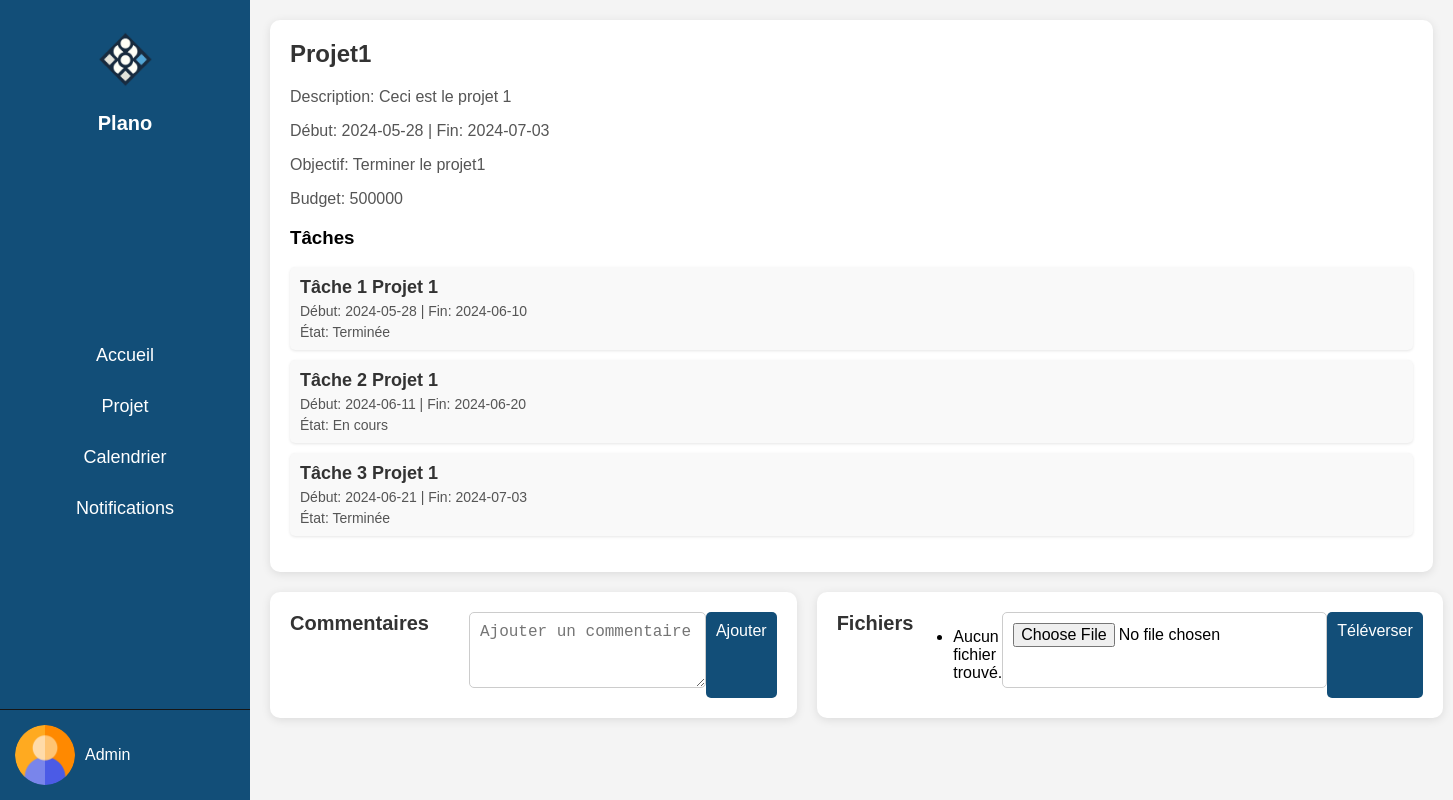
Page /projet_detail.php?id=1 (signed in) on the committed database.
### tables this page shows
CREATE TABLE Projet (
        ID_Projet INT AUTO_INCREMENT PRIMARY KEY,
        Titre VARCHAR(255),
        Description VARCHAR(255),
        Debut DATE,
        Fin DATE,
        Objectif VARCHAR(255),
        Budget float
    );

CREATE TABLE Tache (
        ID_Tache INT AUTO_INCREMENT PRIMARY KEY,
        Titre VARCHAR(255),
        Debut DATE,
        Fin DATE,
        Collaborateur INT,
        Projet INT,
        état bit,
        FOREIGN KEY (Collaborateur) REFERENCES Collaborateur(ID_Collaborateur),
        FOREIGN KEY (Projet) REFERENCES Projet(ID_Projet)
    );

### projet_detail.php (the view, shortened to what this page needs)
<?php
$nomUtilisateur = $_SESSION['nom'];
$projetId = $_GET['id'];
try {
    $pdo = new PDO('mysql:host=localhost;dbname=plano', 'root', '');
    $pdo->setAttribute(PDO::ATTR_ERRMODE, PDO::ERRMODE_EXCEPTION);
    $stmt = $pdo->prepare('SELECT * FROM Projet WHERE ID_Projet = ?');
    $stmt->execute([$projetId]);
    $projet = $stmt->fetch(PDO::FETCH_ASSOC);
    $stmt = $pdo->prepare('SELECT * FROM Tache WHERE Projet = ?');
    $stmt->execute([$projetId]);
    $taches = $stmt->fetchAll(PDO::FETCH_ASSOC);
    $stmt = $pdo->prepare('SELECT * FROM Fichier WHERE Projet =?');
    $stmt->execute([$projetId]);
    $fichiers = $stmt->fetchAll(PDO::FETCH_ASSOC);
} catch (PDOException $e) {
    echo 'Erreur : ' . $e->getMessage();
}
?>
<!DOCTYPE html>
<html lang="fr">
<head>
    <link rel="stylesheet" href="projet_detail.css">
</head>
<body>
    <div class="navbar">
        <div class="logo">
            <img src="image/logofirst.png" alt="Logo">
            <h1>Plano</h1>
        </div>
        <ul>
            <li><a href="page.php">Accueil</a></li>
            <li><a href="projet.php">Projet</a></li>
            <li><a href="Calendrier.php">Calendrier</a></li>
            <li><a href="Alerte.php">Notifications</a></li>
        </ul>
        <div class="profile-banner">
            <img src="image/user.png" alt="Profil">
            <div class="profile-info">
                <p><?php echo htmlspecialchars($nomUtilisateur); ?></p>
            </div>
        </div>
    </div>
    <div class="main-content">
        <div class="project-detail-container">
            <h2><?php echo htmlspecialchars($projet['Titre']); ?></h2>
            <p>Description: <?php echo htmlspecialchars($projet['Description']); ?></p>
            <p>Début: <?php echo htmlspecialchars($projet['Debut']); ?> | Fin: <?php echo htmlspecialchars($projet['Fin']); ?></p>
            <p>Objectif: <?php echo htmlspecialchars($projet['Objectif']); ?></p>
            <p>Budget: <?php echo htmlspecialchars($projet['Budget']); ?></p>
            <h3>Tâches</h3>
            <ul>
                <?php foreach ($taches as $tache): ?>
                    <li>
                        <h4><?php echo htmlspecialchars($tache['Titre']); ?></h4>
                        <p>Début: <?php echo htmlspecialchars($tache['Debut']); ?> | Fin: <?php echo htmlspecialchars($tache['Fin']); ?></p>
                        <p>État: <?php echo $tache['état'] ? 'Terminée' : 'En cours'; ?></p>
                    </li>
                <?php endforeach; ?>
            </ul>
        </div>
        <div class="section-last">
        <div class="comment-section">
            <h3>Commentaires</h3>
            <ul>
            </ul>
            <form method="POST" action="add_comment.php">
                <textarea name="message" placeholder="Ajouter un commentaire" required></textarea>
                <button type="submit">Ajouter</button>
            </form>
        </div>
        <div class="file-section">
            <h3>Fichiers</h3>
            <ul>
                <?php if (!empty($fichiers)): ?>
                <?php foreach ($fichiers as $fichier): ?>
                    <li>
                        <a href="uploads/<?php echo htmlspecialchars($fichier['Nom']); ?>"><?php echo htmlspecialchars($fichier['Nom']); ?></a>
                    </li>
                <?php endforeach; ?>
                <?php else: ?>
                    <li>Aucun fichier trouvé.</li>
                <?php endif; ?>
            </ul>
            <form method="POST" action="upload_file.php" enctype="multipart/form-data">
                <input type="file" name="file" required>
                <button type="submit">Téléverser</button>
            </form>
        </div>
        </div>
    </div>
</body>
</html>

### projet_detail.css (style rules this page uses)
body { margin: 0; font-family: Arial, sans-serif; background-color: #f4f4f4; }
.navbar { width: 250px; position: fixed; top: 0; left: 0; height: 100%; background-color: #124E78; color: white; display: flex; flex-direction: column; justify-content: space-between; }
.navbar .logo { text-align: center; padding: 20px; }
.navbar .logo img { width: 80px; height: auto; }
.navbar .logo h1 { font-size: 20px; margin: 10px 0 0; }
.navbar ul { list-style-type: none; padding: 0; }
.navbar ul li { padding: 15px; text-align: center; font-size: 18px; }
.navbar ul li a { color: white; text-decoration: none; display: block; }
.profile-banner { display: flex; align-items: center; padding: 15px; border-top: 1px solid #161616; }
.profile-banner img { width: 60px; height: auto; border-radius: 50%; margin-right: 10px; }
.profile-banner .profile-info { display: flex; align-items: center; justify-content: space-between; width: 100%; }
.profile-banner .profile-info p { margin: 0; flex-grow: 1; }
.main-content { margin-left: 250px; padding: 20px; }
.project-detail-container { background-color: white; padding: 20px; border-radius: 10px; box-shadow: 0 2px 10px rgba(0, 0, 0, 0.1); }
.project-detail-container h2 { margin-top: 0; font-size: 24px; color: #333; }
.project-detail-container p { font-size: 16px; color: #555; }
.project-detail-container ul { list-style-type: none; padding: 0; }
.project-detail-container ul li { background-color: #f9f9f9; margin-bottom: 10px; padding: 10px; border-radius: 5px; box-shadow: 0 1px 3px rgba(0, 0, 0, 0.1); }
.project-detail-container ul li h4 { margin: 0; font-size: 18px; color: #333; }
.project-detail-container ul li p { margin: 5px 0 0; font-size: 14px; color: #555; }
.comment-section { margin-top: 20px; margin-right: 20px; padding: 20px; background-color: white; border-radius: 10px; box-shadow: 0 2px 10px rgba(0, 0, 0, 0.1); display: flex; width: 100%; }
.file-section { margin-top: 20px; padding: 20px; background-color: white; border-radius: 10px; box-shadow: 0 2px 10px rgba(0, 0, 0, 0.1); display: flex; width: 100%; }
.comment-section h3, .file-section h3 { margin-top: 0; font-size: 20px; color: #333; }
.comment-section form, .file-section form { display: flex; flex-direction:row; }
.section-last { display:flex ; flex-direction: row; }
.comment-section form textarea, .file-section form input[type="file"] { padding: 10px; margin-bottom: 10px; font-size: 16px; border: 1px solid #ccc; border-radius: 5px; display: flex; }
.comment-section form button, .file-section form button { padding: 10px; font-size: 16px; color: white; background-color: #124E78; border: none; border-radius: 5px; cursor: pointer; display: flex; }

### rows in the picture
projet: Titre "Projet1", Description "Ceci est le projet 1", Debut "2024-05-28", Fin "2024-07-03", Objectif "Terminer le projet1", Budget "500000"
tache: Titre "Tâche 1 Projet 1", Debut "2024-05-28", Fin "2024-06-10", état "Terminée"
tache: Titre "Tâche 2 Projet 1", Debut "2024-06-11", Fin "2024-06-20", état "En cours"
tache: Titre "Tâche 3 Projet 1", Debut "2024-06-21", Fin "2024-07-03", état "Terminée"

### other values in the picture
$nomUtilisateur "Admin"
